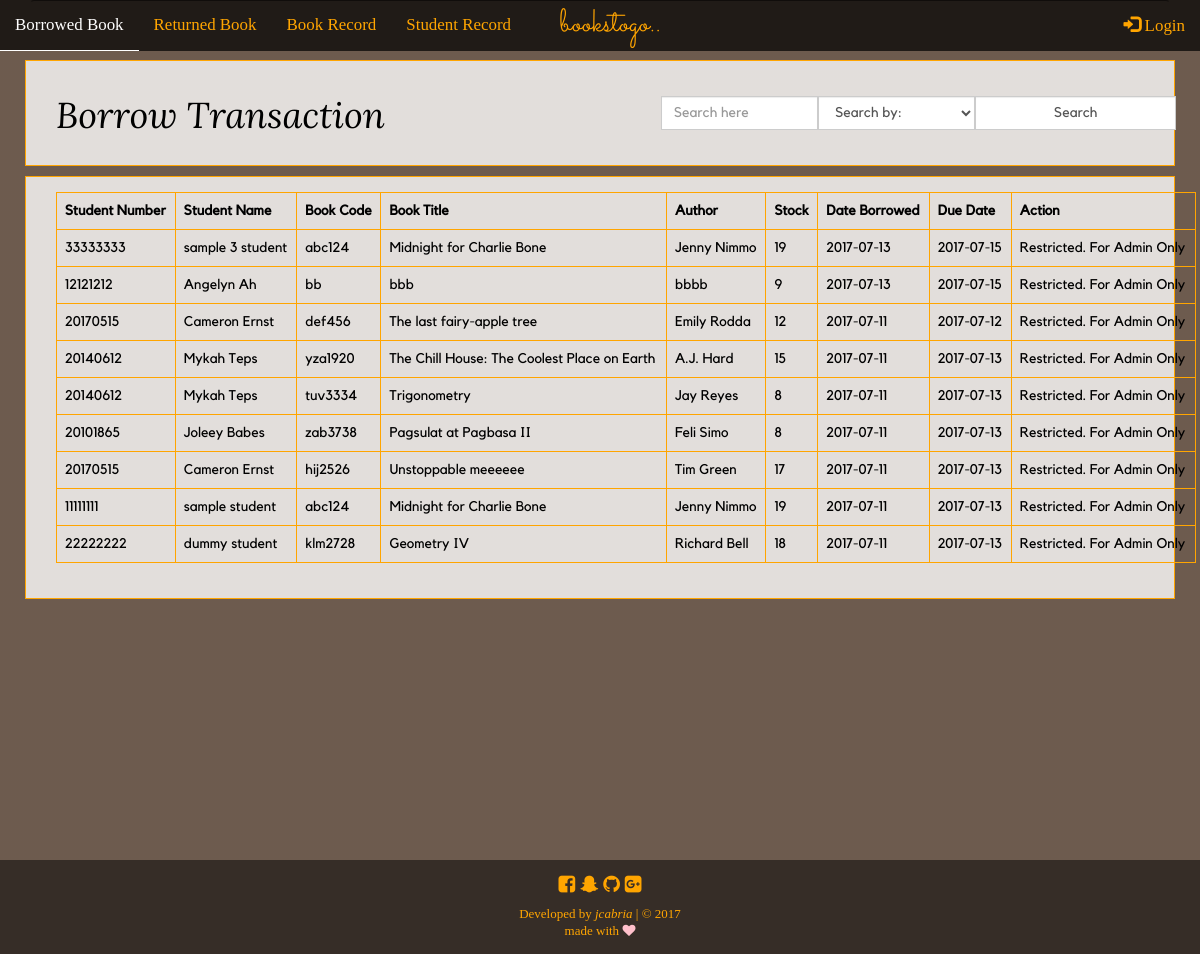
/transaction.php, run on the app's committed database.
### tables this page shows
CREATE TABLE `borrowed_trans` (
  `id` int(11) NOT NULL,
  `student_number_id` int(11) NOT NULL,
  `book_record_id` int(11) NOT NULL,
  `date_borrowed` date NOT NULL DEFAULT '0000-00-00',
  `due_date` date NOT NULL DEFAULT '0000-00-00'
);

CREATE TABLE `students_record` (
  `id` int(11) NOT NULL,
  `student_number` int(8) NOT NULL,
  `student_name` varchar(255) NOT NULL,
  `grade_level` varchar(255) NOT NULL
);

CREATE TABLE `books_record` (
  `id` int(11) NOT NULL,
  `book_code` varchar(11) NOT NULL,
  `book_title` varchar(255) NOT NULL,
  `author` varchar(255) NOT NULL,
  `category` varchar(255) NOT NULL,
  `stocks` int(11) NOT NULL
);

### transaction.php (the view, shortened to what this page needs)
<?php
	function display_content () {
		require_once('connection.php');
		echo"
		<div class='container-fluid trans-div'>
			<div class='container'>
				<div class='row'>
					<form method='POST' action=''>
						<div class='col-md-6'>
							<h1>Borrow Transaction</h1>
						</div>
						<div class='col-md-6'>
							<div class='input-group search_trans'>
								<span class='input-group-btn'>
									<input type='text' class='form-control' placeholder='Search here' name='search_brw'>
								</span>
								<span class='input-group-btn'>
									<select name='search_ddown' class='form-control'>
										<option disabled selected>Search by:</option>
										<option value='student_number'>Student Number</option>
										<option value='student_name'>Student Name</option>
										<option value='book_code'>Book Code</option>
										<option value='book_title'>Book Title</option>
										<option value='author'>Author</option>
										<option value='stocks'>Stock</option>
										<option value='date_borrowed'>Date Borrowed</option>
										<option value='due_date'>Due Date</option>
									</select>
								</span>
								<span class='input-group-btn'>
										<input type='submit' class='form-control' name='search_brw_btn' value='Search'>
								</span>
							</div>
						</div>
					</form>
				</div>
			</div>
		</div>";
		$sql = "SELECT sr.student_number,sr.student_name,br.book_code,br.book_title,br.author,br.stocks,bt.date_borrowed,bt.due_date,bt.id FROM borrowed_trans bt JOIN students_record sr ON bt.student_number_id = sr.student_number JOIN books_record br ON bt.book_record_id=br.id ORDER BY date_borrowed DESC";
		$show = mysqli_query($conn,$sql);
		if (isset($_POST['search_brw_btn'])) {
			$search_brw = $_POST['search_brw'];
			$search_ddown = $_POST['search_ddown'];
			$query = "SELECT * FROM borrowed_trans bt JOIN students_record sr ON bt.student_number_id = sr.student_number JOIN books_record br ON bt.book_record_id=br.id WHERE $search_ddown LIKE '%$search_brw%'";
			$result = mysqli_query($conn, $query);
			echo "Search result for <em>$search_brw</em>. Found " .mysqli_num_rows($result). " result.<br><hr><br>";
			if (mysqli_num_rows($result) > 0) {
					echo "<div class='container-fluid trans-div'>
							<div class='container'>
								<div class='table-responsive'>
									<table class='table table-bordered table-hover'>
										<thead>
											<tr>
												<th>Student Number</th>
												<th>Student Name</th>
												<th>Book Code</th>
												<th>Book Title</th>
												<th>Author</th>
												<th>Stock</th>
												<th>Date Borrowed</th>
												<th>Due Date</th>
												<th>Action</th>
											</tr>
										</thead>
										<tbody>";
										while ($row = mysqli_fetch_assoc($result)) {
										extract($row);
										echo "<tr>
												<td>".$row['student_number']."</td>
												<td>".$row['student_name']."</td>
												<td>".$row['book_code']."</td>
												<td>".$row['book_title']."</td>
												<td>".$row['author']."</td>
												<td>".$row['stocks']."</td>
												<td>".$row['date_borrowed']."</td>
												<td>".$row['due_date']."</td>";
											if (isset($_SESSION['username'])) {
										echo"	<td>";
												echo'<a type="button" class="btn btn-default" href="return_book.php?bt-id='.$id.'">Return Book</a>';
										echo"	</td>";
											} else {
												echo "<td>Restricted. For Admin Only</td>";
											}
									echo"	</tr>";
										}
										echo "</tbody>
									</table>
								</div>
							</div>
						</div>
							";
			}
		}
		else {
			if (mysqli_num_rows($show) > 0) {
					echo"
					<div class='container-fluid trans-div'>
						<div class='container '>
							<div class='table-responsive'>
								<table class='table table-bordered table-hover'>
									<thead>
										<tr>
											<th>Student Number</th>
											<th>Student Name</th>
											<th>Book Code</th>
											<th>Book Title</th>
											<th>Author</th>
											<th>Stock</th>
											<th>Date Borrowed</th>
											<th>Due Date</th>
											<th>Action</th>
										</tr>
									</thead>
									<tbody>";
									while ($row = mysqli_fetch_assoc($show)) {
									extract($row);
									echo "<tr>
											<td>".$row['student_number']."</td>
											<td>".$row['student_name']."</td>
											<td>".$row['book_code']."</td>
											<td>".$row['book_title']."</td>
											<td>".$row['author']."</td>
											<td>".$row['stocks']."</td>
											<td>".$row['date_borrowed']."</td>
											<td>".$row['due_date']."</td>";
										if (isset($_SESSION['username'])) {
									echo"	<td>";
											echo'<a type="button" class="btn btn-default" href="return_book.php?bt-id='.$id.'">Return Book</a>';
										echo"</td>";
										} else {
											echo "<td>Restricted. For Admin Only</td>";
										}
									echo"</tr>";
									}
									echo "</tbody>
								</table>
							</div>
						</div>
					</div>";
			}
		}
	}
	require_once('template.php');
 ?>

### template.php (style rules this page uses)
body { background-color: #dab69d; background-image: linear-gradient( rgba(0,0,0,0.5), rgba(0,0,0,0.5) ), url("image/unsplash7.jpg"); background-attachment: fixed; height: auto; background-size: cover; background-position: center center; }
.contents-here h1 { font-family: "mynav2"; }
.contents-here p, .search-row, .contents-here input, .contents-here select, .contents-here span, .search-div th, .search-div td, .trans-div th, .trans-div td { font-family: "kollektif"; }
.search-div, .trans-div, .rtn-invnt-div, .bk-invnt-div, .stud-record-div { background-color: rgba(255,255,255,0.8); border: 1px solid orange; padding: 15px; margin: 10px; color: black; }
.table-bordered, .table-bordered > thead > tr > th, .table-bordered > tbody > tr > td { border: 1px solid orange; }
.search_trans { padding: 20px; }

### data on the page
borrowed_trans: students_record.student_number "33333333", students_record.student_name "sample 3 student", books_record.book_code "abc124", books_record.book_title "Midnight for Charlie Bone", books_record.author "Jenny Nimmo", books_record.stocks "19", date_borrowed "2017-07-13", due_date "2017-07-15"
borrowed_trans: students_record.student_number "12121212", students_record.student_name "Angelyn Ah", books_record.book_code "bb", books_record.book_title "bbb", books_record.author "bbbb", books_record.stocks "9", date_borrowed "2017-07-13", due_date "2017-07-15"
borrowed_trans: students_record.student_number "20170515", students_record.student_name "Cameron Ernst", books_record.book_code "def456", books_record.book_title "The last fairy-apple tree", books_record.author "Emily Rodda", books_record.stocks "12", date_borrowed "2017-07-11", due_date "2017-07-12"
borrowed_trans: students_record.student_number "20140612", students_record.student_name "Mykah Teps", books_record.book_code "yza1920", books_record.book_title "The Chill House: The Coolest Place on Earth", books_record.author "A.J. Hard", books_record.stocks "15", date_borrowed "2017-07-11", due_date "2017-07-13"
borrowed_trans: students_record.student_number "20140612", students_record.student_name "Mykah Teps", books_record.book_code "tuv3334", books_record.book_title "Trigonometry", books_record.author "Jay Reyes", books_record.stocks "8", date_borrowed "2017-07-11", due_date "2017-07-13"
borrowed_trans: students_record.student_number "20101865", students_record.student_name "Joleey Babes", books_record.book_code "zab3738", books_record.book_title "Pagsulat at Pagbasa II", books_record.author "Feli Simo", books_record.stocks "8", date_borrowed "2017-07-11", due_date "2017-07-13"
borrowed_trans: students_record.student_number "20170515", students_record.student_name "Cameron Ernst", books_record.book_code "hij2526", books_record.book_title "Unstoppable meeeeee", books_record.author "Tim Green", books_record.stocks "17", date_borrowed "2017-07-11", due_date "2017-07-13"
borrowed_trans: students_record.student_number "11111111", students_record.student_name "sample student", books_record.book_code "abc124", books_record.book_title "Midnight for Charlie Bone", books_record.author "Jenny Nimmo", books_record.stocks "19", date_borrowed "2017-07-11", due_date "2017-07-13"
borrowed_trans: students_record.student_number "22222222", students_record.student_name "dummy student", books_record.book_code "klm2728", books_record.book_title "Geometry IV", books_record.author "Richard Bell", books_record.stocks "18", date_borrowed "2017-07-11", due_date "2017-07-13"
